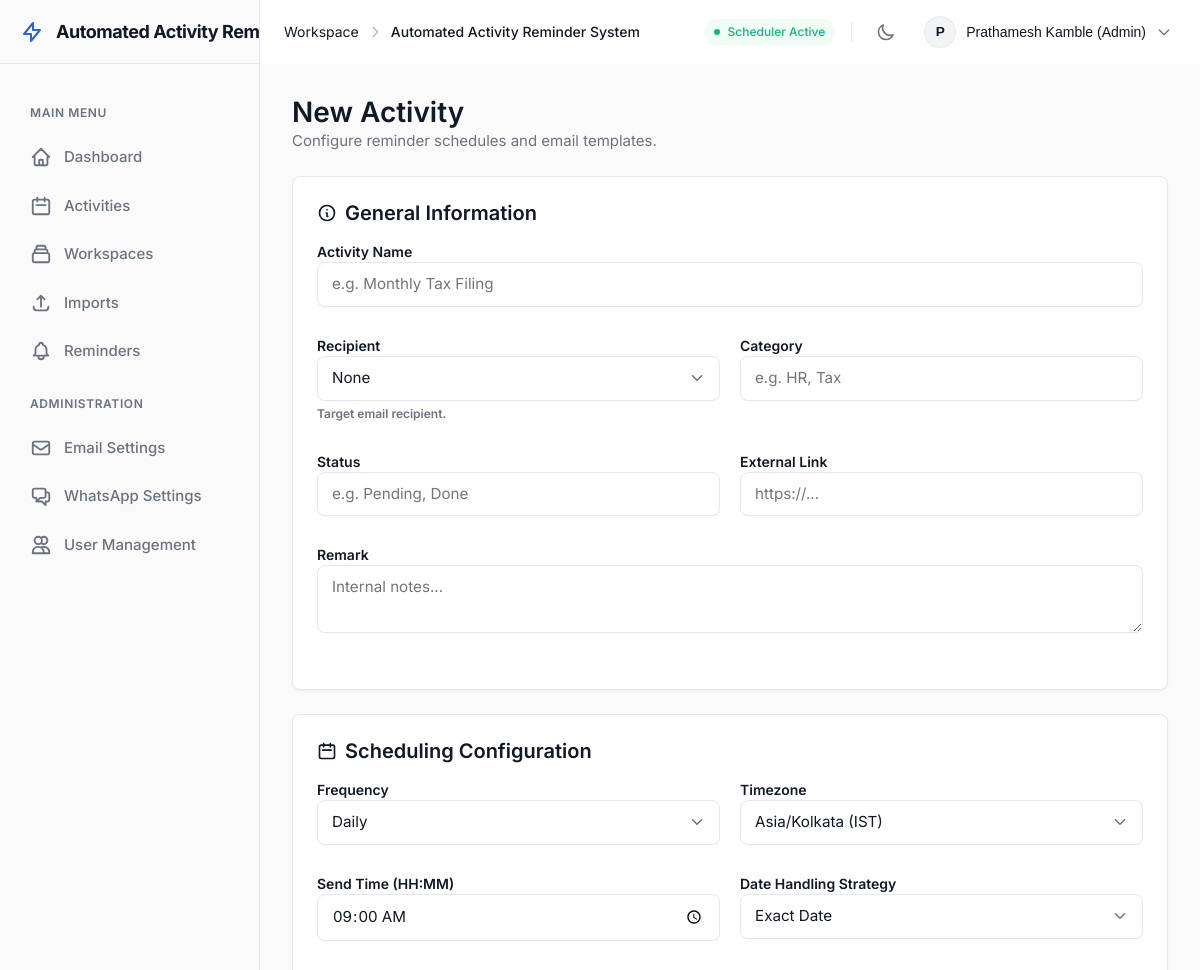
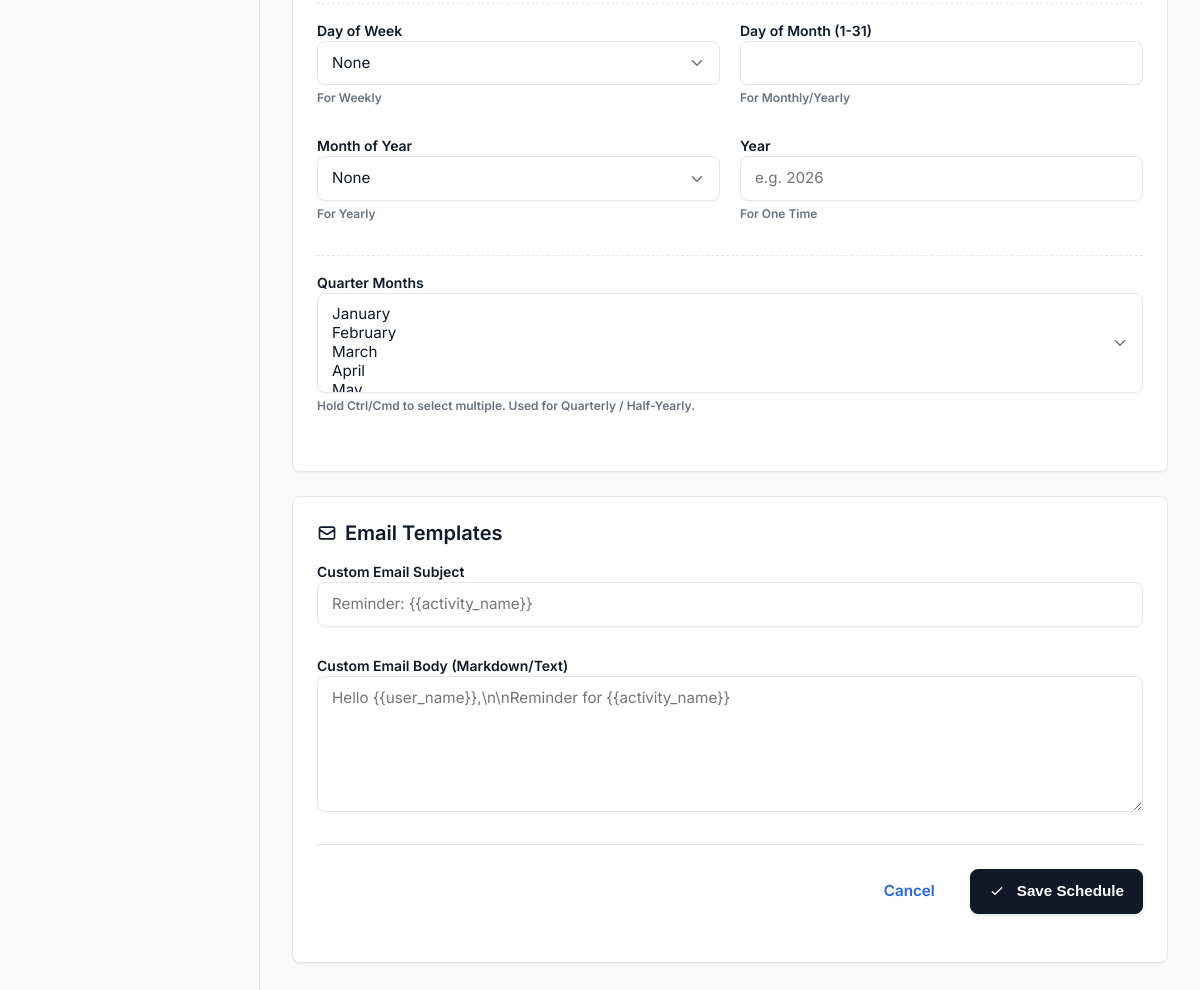
Page /activities/new (signed in) on the committed database (2 pictures, top to bottom).
### src/db/models.py (models this page shows)
class User(Base):
    __tablename__ = "users"
    id = Column(Integer, primary_key=True)
    username = Column(String(100), unique=True, nullable=False, index=True) # Kept for legacy compatibility if needed
    email = Column(String(255), unique=True, nullable=False, index=True)
    display_name = Column(String(150), nullable=False)
    password_hash = Column(String(255), nullable=False)
    role = Column(String(20), nullable=False, default="employee")
    is_active = Column(Boolean, nullable=False, default=True)
    email_verified = Column(Boolean, nullable=False, default=False)
    must_change_password = Column(Boolean, nullable=False, default=False)
    created_at = Column(DateTime, nullable=False, default=datetime.utcnow)
    password_reset_tokens = relationship("PasswordResetToken", back_populates="user", cascade="all, delete-orphan")
    email_verification_tokens = relationship("EmailVerificationToken", back_populates="user", cascade="all, delete-orphan")
    login_history = relationship("LoginHistory", back_populates="user", cascade="all, delete-orphan")
    activities = relationship("ActivityRecord", back_populates="assigned_user")

### src/web/app.py (the view)
@app.get("/activities/new", response_class=HTMLResponse)
def activity_new(request: Request) -> typing.Any:
    db = get_db()
    try:
        user = require_editor(request, db)
        if isinstance(user, RedirectResponse):
            return user
        users = db.query(User).filter(User.is_active.is_(True)).order_by(User.display_name.asc()).all()
        active_collection = db.query(TaskCollection).filter(TaskCollection.is_active == True).first()
        recipients = db.query(Recipient).filter(Recipient.workspace_id == active_collection.id).all() if active_collection else db.query(Recipient).all()
        categories = sorted(list(set(a.category for a in db.query(ActivityRecord).all() if a.category)))
        return render(
            request,
            "activity_form.html",
            {"activity": None, "categories": categories, "users": users, "recipients": recipients, "frequencies": FREQUENCIES},
            user,
        )
    finally:
        close_db(db)

### src/web/templates/activity_form.html (shortened to what this page needs)
{% extends "base.html" %}
{% block content %}
<section class="page-heading">
  <div>
    <h1>{% if activity %}Edit Activity{% else %}New Activity{% endif %}</h1>
    <p>Configure reminder schedules and email templates.</p>
  </div>
</section>
<form method="post">
  <section class="panel" style="max-width: 900px;">
    <div class="panel-head">
      <h2 style="display: flex; align-items: center; gap: 8px;">
        <svg width="20" height="20" fill="none" stroke="currentColor" stroke-width="2" viewBox="0 0 24 24" style="color:var(--primary);"><path stroke-linecap="round" stroke-linejoin="round" d="M13 16h-1v-4h-1m1-4h.01M21 12a9 9 0 11-18 0 9 9 0 0118 0z"></path></svg>
        General Information
      </h2>
    </div>
    <div class="form-grid">
      <label class="span-2">
        Activity Name
        <input type="text" name="activity" value="{{ activity.activity if activity else '' }}" required placeholder="e.g. Monthly Tax Filing">
      </label>
      <label>
        Recipient
        <select name="recipient_id">
          <option value="">None</option>
        </select>
        <span style="font-size: 0.75rem; color: var(--text-muted); display: block; margin-top: 4px;">Target email recipient.</span>
      </label>
      <label>
        Category
        <input type="text" name="category" list="category-list" value="{{ activity.category if activity else '' }}" placeholder="e.g. HR, Tax">
      </label>
      <label>
        Status
        <input type="text" name="status" value="{{ activity.status if activity else '' }}" placeholder="e.g. Pending, Done">
      </label>
      <label>
        External Link
        <input type="text" name="link" value="{{ activity.link if activity else '' }}" placeholder="https://...">
      </label>
      <label class="span-2">
        Remark
        <textarea name="remark" rows="2" placeholder="Internal notes...">{{ activity.remark if activity else '' }}</textarea>
      </label>
    </div>
  </section>
  <section class="panel" style="max-width: 900px;">
    <div class="panel-head">
      <h2 style="display: flex; align-items: center; gap: 8px;">
        <svg width="20" height="20" fill="none" stroke="currentColor" stroke-width="2" viewBox="0 0 24 24" style="color:var(--primary);"><path stroke-linecap="round" stroke-linejoin="round" d="M8 7V3m8 4V3m-9 8h10M5 21h14a2 2 0 002-2V7a2 2 0 00-2-2H5a2 2 0 00-2 2v12a2 2 0 002 2z"></path></svg>
        Scheduling Configuration
      </h2>
    </div>
    <div class="form-grid">
      <label>
        Frequency
        <select name="frequency" required>
          {% for item in frequencies %}
            <option value="{{ item }}" {% if activity and activity.frequency == item %}selected{% endif %}>{{ item }}</option>
          {% endfor %}
        </select>
      </label>
      <label>
        Timezone
        <select name="timezone" required>
          <option value="Asia/Kolkata" selected>Asia/Kolkata (IST)</option>
        </select>
      </label>
      <label>
        Send Time (HH:MM)
        <input type="time" name="send_time" value="{{ activity.send_time if activity else '09:00' }}" required>
      </label>
      <label>
        Date Handling Strategy
        <select name="date_handling_strategy">
          <option value="exact" {% if activity and activity.date_handling_strategy == 'exact' %}selected{% endif %}>Exact Date</option>
        </select>
      </label>
    </div>
    <div class="form-grid" style="margin-top: 16px; padding-top: 16px; border-top: 1px dashed var(--border-color);">
      <label>
        Day of Week
        <select name="day_of_week" id="input_day">
          <option value="">None</option>
        </select>
        <span style="font-size: 0.75rem; color: var(--text-muted); display: block; margin-top: 4px;">For Weekly</span>
      </label>
      <label>
        Day of Month (1-31)
        <input type="number" id="input_date" name="day_of_month" value="{{ activity.day_of_month if activity else '' }}" min="1" max="31">
        <span style="font-size: 0.75rem; color: var(--text-muted); display: block; margin-top: 4px;">For Monthly/Yearly</span>
      </label>
      <label>
        Month of Year
        <select name="month_of_year" id="input_month">
          <option value="">None</option>
          {% set months = ['January', 'February', 'March', 'April', 'May', 'June', 'July', 'August', 'September', 'October', 'November', 'December'] %}
        </select>
        <span style="font-size: 0.75rem; color: var(--text-muted); display: block; margin-top: 4px;">For Yearly</span>
      </label>
      <label>
        Year
        <input type="number" id="input_year" name="year" value="{{ activity.year if activity else '' }}" min="2020" max="2050" placeholder="e.g. 2026">
        <span style="font-size: 0.75rem; color: var(--text-muted); display: block; margin-top: 4px;">For One Time</span>
      </label>
    </div>
    <div class="form-grid" style="margin-top: 16px; padding-top: 16px; border-top: 1px dashed var(--border-color);">
      <label class="span-2">
        Quarter Months
        <select name="quarter_months" multiple style="height: 100px;">
          {% set q_months = (activity.quarter_months.split(',') if activity and activity.quarter_months else []) %}
          {% set months = ['January', 'February', 'March', 'April', 'May', 'June', 'July', 'August', 'September', 'October', 'November', 'December'] %}
          {% for i in range(12) %}
            <option value="{{ i + 1 }}" {% if (i + 1)|string in q_months %}selected{% endif %}>{{ months[i] }}</option>
          {% endfor %}
        </select>
        <span style="font-size: 0.75rem; color: var(--text-muted); display: block; margin-top: 4px;">Hold Ctrl/Cmd to select multiple. Used for Quarterly / Half-Yearly.</span>
      </label>
    </div>
  </section>
  <section class="panel" style="max-width: 900px;">
    <div class="panel-head">
      <h2 style="display: flex; align-items: center; gap: 8px;">
        <svg width="20" height="20" fill="none" stroke="currentColor" stroke-width="2" viewBox="0 0 24 24" style="color:var(--primary);"><path stroke-linecap="round" stroke-linejoin="round" d="M3 8l7.89 5.26a2 2 0 002.22 0L21 8M5 19h14a2 2 0 002-2V7a2 2 0 00-2-2H5a2 2 0 00-2 2v10a2 2 0 002 2z"></path></svg>
        Email Templates
      </h2>
    </div>
    <div class="form-grid">
      <label class="span-2">
        Custom Email Subject
        <input type="text" name="email_subject_template" value="{{ activity.email_subject_template if activity else '' }}" placeholder="Reminder: {{ '{{activity_name}}' }}">
      </label>
      <label class="span-2">
        Custom Email Body (Markdown/Text)
        <textarea name="email_body_template" rows="5" placeholder="Hello {{ '{{user_name}}' }},\n\nReminder for {{ '{{activity_name}}' }}">{{ activity.email_body_template if activity else '' }}</textarea>
      </label>
    </div>
    <div class="form-actions" style="margin-top: 24px; border-top: 1px solid var(--border-color); padding-top: 24px; display:flex; justify-content:flex-end;">
      <a href="/activities" class="button ghost">Cancel</a>
      <button type="submit" class="button primary">
        <svg width="16" height="16" fill="none" stroke="currentColor" stroke-width="2" viewBox="0 0 24 24" style="margin-right:4px;"><path stroke-linecap="round" stroke-linejoin="round" d="M5 13l4 4L19 7"></path></svg>
        Save Schedule
      </button>
    </div>
  </section>
</form>
{% endblock %}

### src/web/templates/base.html (shortened to what this page needs)
<!doctype html>
<html lang="en">
<head>
  <link rel="stylesheet" href="{{ request.url_for('static', path='styles.css') }}">
</head>
<body>
  <div class="app-shell">
    <aside class="app-sidebar" id="app-sidebar">
      <div class="sidebar-header">
        <a class="sidebar-brand" href="/dashboard">
          <svg class="brand-icon" fill="none" stroke="currentColor" stroke-width="2" viewBox="0 0 24 24"><path stroke-linecap="round" stroke-linejoin="round" d="M13 10V3L4 14h7v7l9-11h-7z"></path></svg>
          <span class="sidebar-brand-text">{{ app_name }}</span>
        </a>
      </div>
      <div class="sidebar-nav">
        {% if user %}
          <div class="sidebar-nav-heading">Main Menu</div>
          <a href="/dashboard">
            <svg class="nav-icon" fill="none" stroke="currentColor" viewBox="0 0 24 24"><path stroke-linecap="round" stroke-linejoin="round" stroke-width="2" d="M3 12l2-2m0 0l7-7 7 7M5 10v10a1 1 0 001 1h3m10-11l2 2m-2-2v10a1 1 0 01-1 1h-3m-6 0a1 1 0 001-1v-4a1 1 0 011-1h2a1 1 0 011 1v4a1 1 0 001 1m-6 0h6"></path></svg>
            <span class="nav-text">Dashboard</span>
          </a>
          <a href="/activities">
            <svg class="nav-icon" fill="none" stroke="currentColor" viewBox="0 0 24 24"><path stroke-linecap="round" stroke-linejoin="round" stroke-width="2" d="M8 7V3m8 4V3m-9 8h10M5 21h14a2 2 0 002-2V7a2 2 0 00-2-2H5a2 2 0 00-2 2v12a2 2 0 002 2z"></path></svg>
            <span class="nav-text">Activities</span>
          </a>
          <a href="/collections">
            <svg class="nav-icon" fill="none" stroke="currentColor" viewBox="0 0 24 24"><path stroke-linecap="round" stroke-linejoin="round" stroke-width="2" d="M19 11H5m14 0a2 2 0 012 2v6a2 2 0 01-2 2H5a2 2 0 01-2-2v-6a2 2 0 012-2m14 0V9a2 2 0 00-2-2M5 11V9a2 2 0 012-2m0 0V5a2 2 0 012-2h6a2 2 0 012 2v2M7 7h10"></path></svg>
            <span class="nav-text">Workspaces</span>
          </a>
          <a href="/imports">
            <svg class="nav-icon" fill="none" stroke="currentColor" viewBox="0 0 24 24"><path stroke-linecap="round" stroke-linejoin="round" stroke-width="2" d="M4 16v1a3 3 0 003 3h10a3 3 0 003-3v-1m-4-8l-4-4m0 0L8 8m4-4v12"></path></svg>
            <span class="nav-text">Imports</span>
          </a>
          <a href="/reminders/preview">
            <span class="nav-text">Reminders</span>
          </a>
          {% if user.is_owner %}
            <div class="sidebar-nav-heading">Administration</div>
            <a href="/settings/email">
              <svg class="nav-icon" fill="none" stroke="currentColor" viewBox="0 0 24 24"><path stroke-linecap="round" stroke-linejoin="round" stroke-width="2" d="M3 8l7.89 5.26a2 2 0 002.22 0L21 8M5 19h14a2 2 0 002-2V7a2 2 0 00-2-2H5a2 2 0 00-2 2v10a2 2 0 002 2z"></path></svg>
              <span class="nav-text">Email Settings</span>
            </a>
            <a href="/settings/whatsapp">
              <span class="nav-text">WhatsApp Settings</span>
            </a>
            <a href="/users">
              <svg class="nav-icon" fill="none" stroke="currentColor" viewBox="0 0 24 24"><path stroke-linecap="round" stroke-linejoin="round" stroke-width="2" d="M12 4.354a4 4 0 110 5.292M15 21H3v-1a6 6 0 0112 0v1zm0 0h6v-1a6 6 0 00-9-5.197M13 7a4 4 0 11-8 0 4 4 0 018 0z"></path></svg>
              <span class="nav-text">User Management</span>
            </a>
          {% endif %}
        {% endif %}
      </div>
    </aside>
    <div class="app-content-wrapper">
      <header class="app-navbar">
        <div class="navbar-left">
          <div class="navbar-breadcrumbs desktop-only">
            <span class="breadcrumb-item text-muted">Workspace</span>
            <svg class="breadcrumb-separator" width="16" height="16" fill="none" stroke="currentColor" viewBox="0 0 24 24"><path stroke-linecap="round" stroke-linejoin="round" stroke-width="2" d="M9 5l7 7-7 7"></path></svg>
            <span class="breadcrumb-item fw-500">{{ app_name }}</span>
          </div>
        </div>
        <div class="navbar-right">
          <div class="scheduler-status desktop-only">
            <span class="status-dot pulsing"></span>
            <span class="status-text">Scheduler Active</span>
          </div>
          <button id="theme-toggle" class="icon-button theme-toggle-btn" aria-label="Toggle Theme">
            <svg width="20" height="20" fill="none" stroke="currentColor" stroke-width="2" viewBox="0 0 24 24">
              <path stroke-linecap="round" stroke-linejoin="round" d="M20.354 15.354A9 9 0 018.646 3.646 9.003 9.003 0 0012 21a9.003 9.003 0 008.354-5.646z"></path>
            </svg>
          </button>
          {% if user %}
            <div class="user-profile-menu dropdown-container">
              <button class="user-name profile-dropdown-btn">
                <div class="avatar">{{ user.display_name[:1] | upper }}</div>
                <span class="desktop-only">{{ user.display_name }} ({{ user.role|title }})</span>
                <svg class="dropdown-chevron desktop-only" width="16" height="16" fill="none" stroke="currentColor" viewBox="0 0 24 24"><path stroke-linecap="round" stroke-linejoin="round" stroke-width="2" d="M19 9l-7 7-7-7"></path></svg>
              </button>
            </div>
          {% else %}
            <div class="user-profile-menu">
              <a href="/login" class="button small ghost">Login</a>
              <a href="/signup" class="button small primary">Signup</a>
            </div>
          {% endif %}
        </div>
      </header>
      <main class="page-content">
        <div class="page">
          {% block content %}{% endblock %}
        </div>
      </main>
    </div>
  </div>
</body>
</html>

### rows in the picture
User: display_name "P", display_name "Prathamesh Kamble", role "Admin"

### other values in the picture
{{ app_name }} "Automated Activity…"
{{ app_name }} "Automated Activity Reminder System"
form field frequency "Daily"
